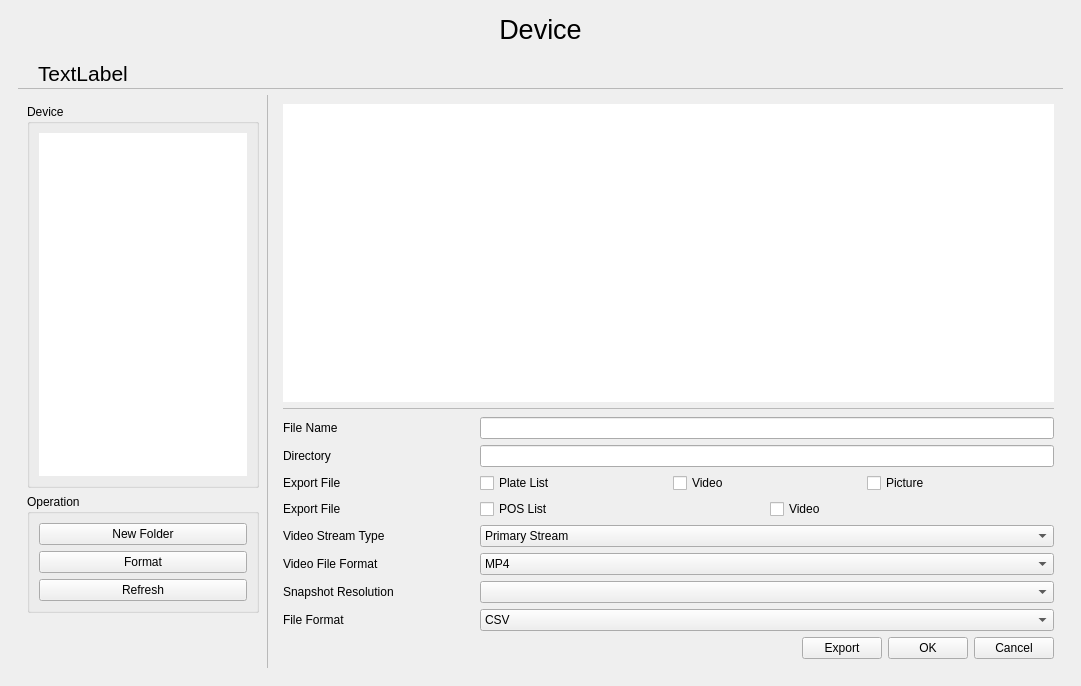
<?xml version="1.0" encoding="UTF-8"?>
<ui version="4.0">
 <class>MyFileSystemDialog</class>
 <widget class="QWidget" name="MyFileSystemDialog">
  <property name="geometry">
   <rect>
    <x>0</x>
    <y>0</y>
    <width>1081</width>
    <height>686</height>
   </rect>
  </property>
  <property name="windowTitle">
   <string>Dialog</string>
  </property>
  <layout class="QVBoxLayout" name="verticalLayout">
   <property name="spacing">
    <number>0</number>
   </property>
   <property name="leftMargin">
    <number>0</number>
   </property>
   <property name="topMargin">
    <number>0</number>
   </property>
   <property name="rightMargin">
    <number>0</number>
   </property>
   <property name="bottomMargin">
    <number>0</number>
   </property>
   <item>
    <widget class="QWidget" name="widgetContent" native="true">
     <layout class="QVBoxLayout" name="verticalLayout_8">
      <property name="spacing">
       <number>0</number>
      </property>
      <item>
       <widget class="QLabel" name="label_title">
        <property name="minimumSize">
         <size>
          <width>0</width>
          <height>40</height>
         </size>
        </property>
        <property name="styleSheet">
         <string notr="true">font: 20pt;</string>
        </property>
        <property name="text">
         <string>Device</string>
        </property>
        <property name="alignment">
         <set>Qt::AlignCenter</set>
        </property>
       </widget>
      </item>
      <item>
       <widget class="QWidget" name="widget_background" native="true">
        <layout class="QVBoxLayout" name="verticalLayout_7">
         <item>
          <widget class="QWidget" name="widget_pathBar" native="true">
           <property name="minimumSize">
            <size>
             <width>0</width>
             <height>30</height>
            </size>
           </property>
           <property name="styleSheet">
            <string notr="true">QPushButton
{
	border: 1px solid #EFEFEF;
	color: #FFFFFF;
	min-height: 20px;
	background-color: #0AA9E3;
	padding-left: 4px;
	padding-right: 4px;
}
QPushButton:hover
{
	background-color: rgba(9, 168, 226, 80%);
}
QPushButton:pressed
{
	background-color: #0AA9E3;
}
#pushButton_previous
{
	border-top-left-radius: 5px;
	border-bottom-left-radius: 5px;
	font: 750 12pt;
}
#pushButton_next
{
	border-top-right-radius: 5px;
	border-bottom-right-radius: 5px;
	font: 750 12pt;
}

QWidget#widget_pathBar
{
	border-bottom: 1px solid #B9B9B9;
}</string>
           </property>
           <layout class="QHBoxLayout" name="horizontalLayout_4">
            <property name="leftMargin">
             <number>0</number>
            </property>
            <property name="topMargin">
             <number>3</number>
            </property>
            <property name="rightMargin">
             <number>0</number>
            </property>
            <property name="bottomMargin">
             <number>3</number>
            </property>
            <item>
             <widget class="QLabel" name="label_path">
              <property name="styleSheet">
               <string notr="true">padding-left: 15px;
font: 16pt;</string>
              </property>
              <property name="text">
               <string>TextLabel</string>
              </property>
              <property name="style" stdset="0">
               <string>transparent</string>
              </property>
             </widget>
            </item>
           </layout>
          </widget>
         </item>
         <item>
          <layout class="QHBoxLayout" name="horizontalLayout_6">
           <item>
            <widget class="QWidget" name="widget_left" native="true">
             <property name="minimumSize">
              <size>
               <width>250</width>
               <height>0</height>
              </size>
             </property>
             <property name="styleSheet">
              <string notr="true">QWidget#widget_left
{
	border-right: 1px solid #B9B9B9;
}

QLabel
{
    background-color: transparent;
    color: #4A4A4A;
    padding-left: 0px;
    padding-top: 0px;
    padding-right: 0px;
    padding-bottom: 0px;
}</string>
             </property>
             <layout class="QVBoxLayout" name="verticalLayout_2">
              <item>
               <widget class="QGroupBox" name="groupBox">
                <property name="sizePolicy">
                 <sizepolicy hsizetype="Preferred" vsizetype="Preferred">
                  <horstretch>0</horstretch>
                  <verstretch>1</verstretch>
                 </sizepolicy>
                </property>
                <property name="title">
                 <string>Device</string>
                </property>
                <property name="flat">
                 <bool>true</bool>
                </property>
                <layout class="QVBoxLayout" name="verticalLayout_4">
                 <item>
                  <widget class="DeviceListWidget" name="listWidget_device">
                   <property name="sizePolicy">
                    <sizepolicy hsizetype="Ignored" vsizetype="Expanding">
                     <horstretch>0</horstretch>
                     <verstretch>0</verstretch>
                    </sizepolicy>
                   </property>
                   <property name="styleSheet">
                    <string notr="true">QListWidget
{
    outline: none;
    border: 0px;
    background-color: #FFFFFF;
}
QListWidget::item
{
    color: #FFFFFF;
    background-color: transparent;
}
QListWidget::item:hover
{
    border: 1px solid #B9B9B9;
}
QListWidget::item:selected
{
	border: 1px solid #0AA9E3;
}</string>
                   </property>
                  </widget>
                 </item>
                </layout>
               </widget>
              </item>
              <item>
               <widget class="QGroupBox" name="groupBox_2">
                <property name="title">
                 <string>Operation</string>
                </property>
                <property name="flat">
                 <bool>true</bool>
                </property>
                <layout class="QVBoxLayout" name="verticalLayout_5">
                 <item>
                  <widget class="MyPushButton" name="pushButton_newFolder">
                   <property name="text">
                    <string>New Folder</string>
                   </property>
                  </widget>
                 </item>
                 <item>
                  <widget class="MyPushButton" name="pushButton_format">
                   <property name="text">
                    <string>Format</string>
                   </property>
                  </widget>
                 </item>
                 <item>
                  <widget class="MyPushButton" name="pushButton_refresh">
                   <property name="text">
                    <string>Refresh</string>
                   </property>
                  </widget>
                 </item>
                </layout>
               </widget>
              </item>
              <item>
               <spacer name="verticalSpacer">
                <property name="orientation">
                 <enum>Qt::Vertical</enum>
                </property>
                <property name="sizeHint" stdset="0">
                 <size>
                  <width>20</width>
                  <height>46</height>
                 </size>
                </property>
               </spacer>
              </item>
             </layout>
            </widget>
           </item>
           <item>
            <widget class="QWidget" name="widget_right" native="true">
             <layout class="QVBoxLayout" name="verticalLayout_6">
              <item>
               <widget class="MyFileTable" name="tableView_file">
                <property name="styleSheet">
                 <string notr="true">QTableView
{
	border: 0px;
}</string>
                </property>
                <property name="frameShape">
                 <enum>QFrame::NoFrame</enum>
                </property>
               </widget>
              </item>
              <item>
               <widget class="QWidget" name="widget_bottom" native="true">
                <property name="styleSheet">
                 <string notr="true">QWidget#widget_bottom
{
	border-top: 1px solid #B9B9B9;
}</string>
                </property>
                <layout class="QVBoxLayout" name="verticalLayout_3">
                 <property name="leftMargin">
                  <number>0</number>
                 </property>
                 <property name="rightMargin">
                  <number>0</number>
                 </property>
                 <property name="bottomMargin">
                  <number>0</number>
                 </property>
                 <item>
                  <widget class="QWidget" name="widget_file" native="true">
                   <layout class="QHBoxLayout" name="horizontalLayout">
                    <property name="leftMargin">
                     <number>0</number>
                    </property>
                    <property name="topMargin">
                     <number>0</number>
                    </property>
                    <property name="rightMargin">
                     <number>0</number>
                    </property>
                    <property name="bottomMargin">
                     <number>0</number>
                    </property>
                    <item>
                     <widget class="QLabel" name="label_fileName">
                      <property name="sizePolicy">
                       <sizepolicy hsizetype="Preferred" vsizetype="Preferred">
                        <horstretch>1</horstretch>
                        <verstretch>0</verstretch>
                       </sizepolicy>
                      </property>
                      <property name="text">
                       <string>File Name</string>
                      </property>
                     </widget>
                    </item>
                    <item>
                     <widget class="MyLineEdit" name="lineEdit_fileName">
                      <property name="sizePolicy">
                       <sizepolicy hsizetype="Expanding" vsizetype="Fixed">
                        <horstretch>3</horstretch>
                        <verstretch>0</verstretch>
                       </sizepolicy>
                      </property>
                      <property name="readOnly">
                       <bool>true</bool>
                      </property>
                     </widget>
                    </item>
                   </layout>
                  </widget>
                 </item>
                 <item>
                  <widget class="QWidget" name="widget_directory" native="true">
                   <layout class="QHBoxLayout" name="horizontalLayout_7">
                    <property name="leftMargin">
                     <number>0</number>
                    </property>
                    <property name="topMargin">
                     <number>0</number>
                    </property>
                    <property name="rightMargin">
                     <number>0</number>
                    </property>
                    <property name="bottomMargin">
                     <number>0</number>
                    </property>
                    <item>
                     <widget class="QLabel" name="label_directory">
                      <property name="sizePolicy">
                       <sizepolicy hsizetype="Preferred" vsizetype="Preferred">
                        <horstretch>1</horstretch>
                        <verstretch>0</verstretch>
                       </sizepolicy>
                      </property>
                      <property name="text">
                       <string>Directory</string>
                      </property>
                     </widget>
                    </item>
                    <item>
                     <widget class="MyLineEdit" name="lineEdit_directory">
                      <property name="sizePolicy">
                       <sizepolicy hsizetype="Expanding" vsizetype="Fixed">
                        <horstretch>3</horstretch>
                        <verstretch>0</verstretch>
                       </sizepolicy>
                      </property>
                      <property name="readOnly">
                       <bool>true</bool>
                      </property>
                     </widget>
                    </item>
                   </layout>
                  </widget>
                 </item>
                 <item>
                  <widget class="QWidget" name="widget_exportFile" native="true">
                   <layout class="QHBoxLayout" name="horizontalLayout_10">
                    <property name="leftMargin">
                     <number>0</number>
                    </property>
                    <property name="topMargin">
                     <number>0</number>
                    </property>
                    <property name="rightMargin">
                     <number>0</number>
                    </property>
                    <property name="bottomMargin">
                     <number>0</number>
                    </property>
                    <item>
                     <widget class="QLabel" name="label_exportFile">
                      <property name="sizePolicy">
                       <sizepolicy hsizetype="Preferred" vsizetype="Preferred">
                        <horstretch>1</horstretch>
                        <verstretch>0</verstretch>
                       </sizepolicy>
                      </property>
                      <property name="text">
                       <string>Export File</string>
                      </property>
                     </widget>
                    </item>
                    <item>
                     <widget class="QWidget" name="widget" native="true">
                      <property name="sizePolicy">
                       <sizepolicy hsizetype="Preferred" vsizetype="Preferred">
                        <horstretch>3</horstretch>
                        <verstretch>0</verstretch>
                       </sizepolicy>
                      </property>
                      <layout class="QHBoxLayout" name="horizontalLayout_2">
                       <property name="leftMargin">
                        <number>0</number>
                       </property>
                       <property name="topMargin">
                        <number>0</number>
                       </property>
                       <property name="rightMargin">
                        <number>0</number>
                       </property>
                       <property name="bottomMargin">
                        <number>0</number>
                       </property>
                       <item>
                        <widget class="QCheckBox" name="checkBox_plateList">
                         <property name="text">
                          <string>Plate List</string>
                         </property>
                        </widget>
                       </item>
                       <item>
                        <widget class="QCheckBox" name="checkBox_video">
                         <property name="text">
                          <string>Video</string>
                         </property>
                        </widget>
                       </item>
                       <item>
                        <widget class="QCheckBox" name="checkBox_picture">
                         <property name="text">
                          <string>Picture</string>
                         </property>
                        </widget>
                       </item>
                      </layout>
                     </widget>
                    </item>
                   </layout>
                  </widget>
                 </item>
                 <item>
                  <widget class="QWidget" name="widgetExportPos" native="true">
                   <layout class="QHBoxLayout" name="horizontalLayout_13">
                    <property name="leftMargin">
                     <number>0</number>
                    </property>
                    <property name="topMargin">
                     <number>0</number>
                    </property>
                    <property name="rightMargin">
                     <number>0</number>
                    </property>
                    <property name="bottomMargin">
                     <number>0</number>
                    </property>
                    <item>
                     <widget class="QLabel" name="labelExportFilePos">
                      <property name="sizePolicy">
                       <sizepolicy hsizetype="Preferred" vsizetype="Preferred">
                        <horstretch>1</horstretch>
                        <verstretch>0</verstretch>
                       </sizepolicy>
                      </property>
                      <property name="text">
                       <string>Export File</string>
                      </property>
                     </widget>
                    </item>
                    <item>
                     <widget class="QWidget" name="widget_2" native="true">
                      <property name="sizePolicy">
                       <sizepolicy hsizetype="Preferred" vsizetype="Preferred">
                        <horstretch>3</horstretch>
                        <verstretch>0</verstretch>
                       </sizepolicy>
                      </property>
                      <layout class="QHBoxLayout" name="horizontalLayout_3">
                       <property name="leftMargin">
                        <number>0</number>
                       </property>
                       <property name="topMargin">
                        <number>0</number>
                       </property>
                       <property name="rightMargin">
                        <number>0</number>
                       </property>
                       <property name="bottomMargin">
                        <number>0</number>
                       </property>
                       <item>
                        <widget class="QCheckBox" name="checkBoxExportPosList">
                         <property name="text">
                          <string>POS List</string>
                         </property>
                        </widget>
                       </item>
                       <item>
                        <widget class="QCheckBox" name="checkBoxExportPosVideo">
                         <property name="text">
                          <string>Video</string>
                         </property>
                        </widget>
                       </item>
                      </layout>
                     </widget>
                    </item>
                   </layout>
                  </widget>
                 </item>
                 <item>
                  <widget class="QWidget" name="widget_streamType" native="true">
                   <layout class="QHBoxLayout" name="horizontalLayout_9">
                    <property name="leftMargin">
                     <number>0</number>
                    </property>
                    <property name="topMargin">
                     <number>0</number>
                    </property>
                    <property name="rightMargin">
                     <number>0</number>
                    </property>
                    <property name="bottomMargin">
                     <number>0</number>
                    </property>
                    <item>
                     <widget class="QLabel" name="label_videoStreamType">
                      <property name="sizePolicy">
                       <sizepolicy hsizetype="Preferred" vsizetype="Preferred">
                        <horstretch>1</horstretch>
                        <verstretch>0</verstretch>
                       </sizepolicy>
                      </property>
                      <property name="text">
                       <string>Video Stream Type</string>
                      </property>
                     </widget>
                    </item>
                    <item>
                     <widget class="ComboBox" name="comboBox_stream">
                      <property name="sizePolicy">
                       <sizepolicy hsizetype="Preferred" vsizetype="Fixed">
                        <horstretch>3</horstretch>
                        <verstretch>0</verstretch>
                       </sizepolicy>
                      </property>
                      <item>
                       <property name="text">
                        <string>Primary Stream</string>
                       </property>
                      </item>
                      <item>
                       <property name="text">
                        <string>Secondary Stream</string>
                       </property>
                      </item>
                      <item>
                       <property name="text">
                        <string>Primary+Secondary Stream</string>
                       </property>
                      </item>
                     </widget>
                    </item>
                   </layout>
                  </widget>
                 </item>
                 <item>
                  <widget class="QWidget" name="widget_format" native="true">
                   <layout class="QHBoxLayout" name="horizontalLayout_8">
                    <property name="leftMargin">
                     <number>0</number>
                    </property>
                    <property name="topMargin">
                     <number>0</number>
                    </property>
                    <property name="rightMargin">
                     <number>0</number>
                    </property>
                    <property name="bottomMargin">
                     <number>0</number>
                    </property>
                    <item>
                     <widget class="QLabel" name="label_videoFileFormat">
                      <property name="sizePolicy">
                       <sizepolicy hsizetype="Preferred" vsizetype="Preferred">
                        <horstretch>1</horstretch>
                        <verstretch>0</verstretch>
                       </sizepolicy>
                      </property>
                      <property name="text">
                       <string>Video File Format</string>
                      </property>
                     </widget>
                    </item>
                    <item>
                     <widget class="ComboBox" name="comboBox_fileFormat">
                      <property name="sizePolicy">
                       <sizepolicy hsizetype="Preferred" vsizetype="Fixed">
                        <horstretch>3</horstretch>
                        <verstretch>0</verstretch>
                       </sizepolicy>
                      </property>
                      <item>
                       <property name="text">
                        <string>MP4</string>
                       </property>
                      </item>
                      <item>
                       <property name="text">
                        <string>AVI</string>
                       </property>
                      </item>
                      <item>
                       <property name="text">
                        <string>PS</string>
                       </property>
                      </item>
                     </widget>
                    </item>
                   </layout>
                  </widget>
                 </item>
                 <item>
                  <widget class="QWidget" name="widget_snapshotResolution" native="true">
                   <layout class="QHBoxLayout" name="horizontalLayout_11">
                    <property name="leftMargin">
                     <number>0</number>
                    </property>
                    <property name="topMargin">
                     <number>0</number>
                    </property>
                    <property name="rightMargin">
                     <number>0</number>
                    </property>
                    <property name="bottomMargin">
                     <number>0</number>
                    </property>
                    <item>
                     <widget class="QLabel" name="label_snapshotResolution">
                      <property name="sizePolicy">
                       <sizepolicy hsizetype="Preferred" vsizetype="Preferred">
                        <horstretch>1</horstretch>
                        <verstretch>0</verstretch>
                       </sizepolicy>
                      </property>
                      <property name="text">
                       <string>Snapshot Resolution</string>
                      </property>
                     </widget>
                    </item>
                    <item>
                     <widget class="ComboBox" name="comboBox_snapshotResolution">
                      <property name="sizePolicy">
                       <sizepolicy hsizetype="Preferred" vsizetype="Fixed">
                        <horstretch>3</horstretch>
                        <verstretch>0</verstretch>
                       </sizepolicy>
                      </property>
                     </widget>
                    </item>
                   </layout>
                  </widget>
                 </item>
                 <item>
                  <widget class="QWidget" name="widgetPeopleCounting" native="true">
                   <layout class="QHBoxLayout" name="horizontalLayout_12">
                    <property name="leftMargin">
                     <number>0</number>
                    </property>
                    <property name="topMargin">
                     <number>0</number>
                    </property>
                    <property name="rightMargin">
                     <number>0</number>
                    </property>
                    <property name="bottomMargin">
                     <number>0</number>
                    </property>
                    <item>
                     <widget class="QLabel" name="labelPeopleCountingFileFormat">
                      <property name="sizePolicy">
                       <sizepolicy hsizetype="Preferred" vsizetype="Preferred">
                        <horstretch>1</horstretch>
                        <verstretch>0</verstretch>
                       </sizepolicy>
                      </property>
                      <property name="text">
                       <string>File Format</string>
                      </property>
                     </widget>
                    </item>
                    <item>
                     <widget class="ComboBox" name="comboBoxPeopleCountingFileFormat">
                      <property name="sizePolicy">
                       <sizepolicy hsizetype="Preferred" vsizetype="Fixed">
                        <horstretch>3</horstretch>
                        <verstretch>0</verstretch>
                       </sizepolicy>
                      </property>
                      <item>
                       <property name="text">
                        <string>CSV</string>
                       </property>
                      </item>
                      <item>
                       <property name="text">
                        <string>PDF</string>
                       </property>
                      </item>
                      <item>
                       <property name="text">
                        <string>PNG</string>
                       </property>
                      </item>
                     </widget>
                    </item>
                   </layout>
                  </widget>
                 </item>
                 <item>
                  <layout class="QHBoxLayout" name="horizontalLayout_5">
                   <item>
                    <spacer name="horizontalSpacer_2">
                     <property name="orientation">
                      <enum>Qt::Horizontal</enum>
                     </property>
                     <property name="sizeHint" stdset="0">
                      <size>
                       <width>40</width>
                       <height>20</height>
                      </size>
                     </property>
                    </spacer>
                   </item>
                   <item>
                    <widget class="MyPushButton" name="pushButton_export">
                     <property name="text">
                      <string>Export</string>
                     </property>
                    </widget>
                   </item>
                   <item>
                    <widget class="MyPushButton" name="pushButton_ok">
                     <property name="text">
                      <string>OK</string>
                     </property>
                    </widget>
                   </item>
                   <item>
                    <widget class="MyPushButton" name="pushButton_cancel">
                     <property name="text">
                      <string>Cancel</string>
                     </property>
                    </widget>
                   </item>
                  </layout>
                 </item>
                </layout>
               </widget>
              </item>
             </layout>
            </widget>
           </item>
          </layout>
         </item>
        </layout>
       </widget>
      </item>
     </layout>
    </widget>
   </item>
  </layout>
 </widget>
 <customwidgets>
  <customwidget>
   <class>MyLineEdit</class>
   <extends>QLineEdit</extends>
   <header>mylineedit.h</header>
  </customwidget>
  <customwidget>
   <class>ComboBox</class>
   <extends>QComboBox</extends>
   <header>combobox.h</header>
  </customwidget>
  <customwidget>
   <class>MyPushButton</class>
   <extends>QPushButton</extends>
   <header>mypushbutton.h</header>
  </customwidget>
  <customwidget>
   <class>MyFileTable</class>
   <extends>QTableView</extends>
   <header>MyFileTable.h</header>
  </customwidget>
  <customwidget>
   <class>DeviceListWidget</class>
   <extends>QListWidget</extends>
   <header>DeviceListWidget.h</header>
  </customwidget>
 </customwidgets>
 <resources/>
 <connections/>
</ui>
